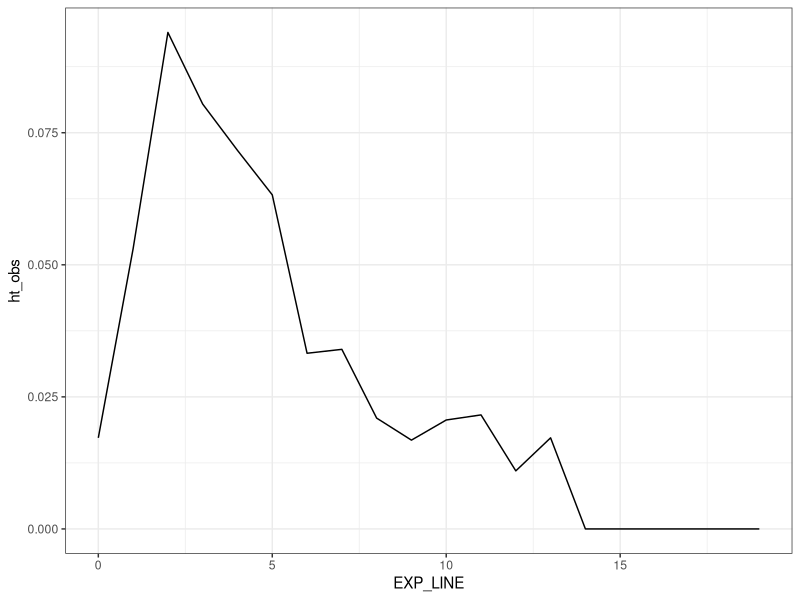
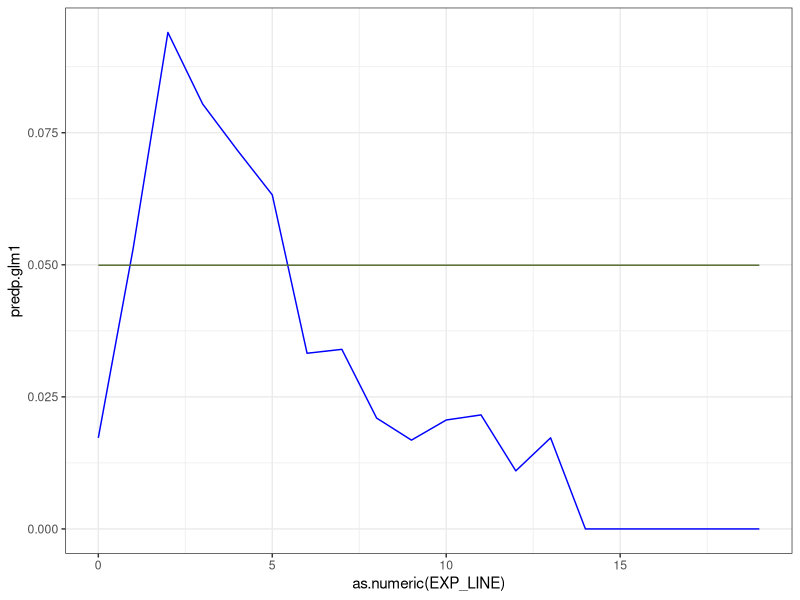
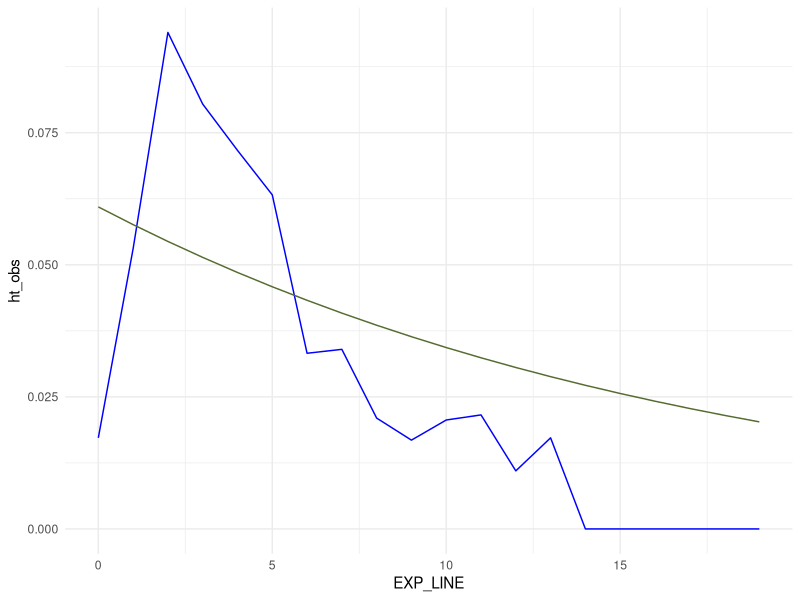
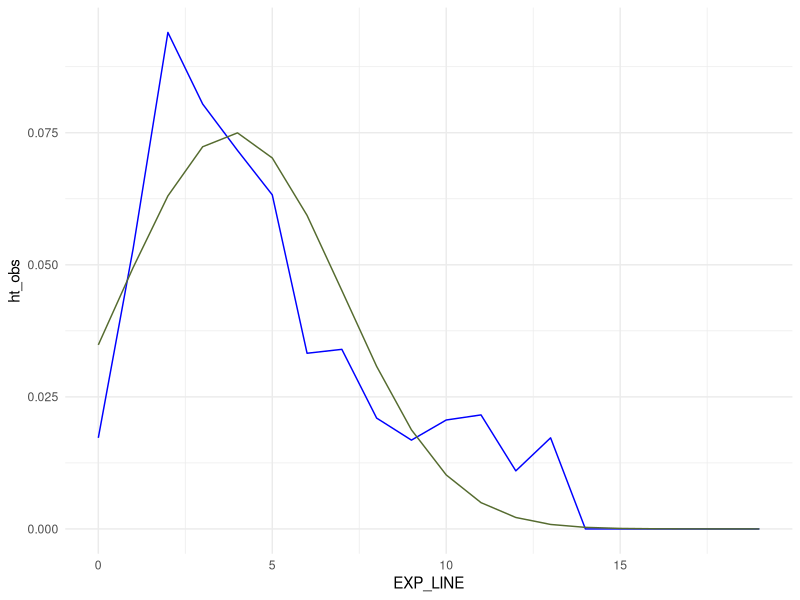
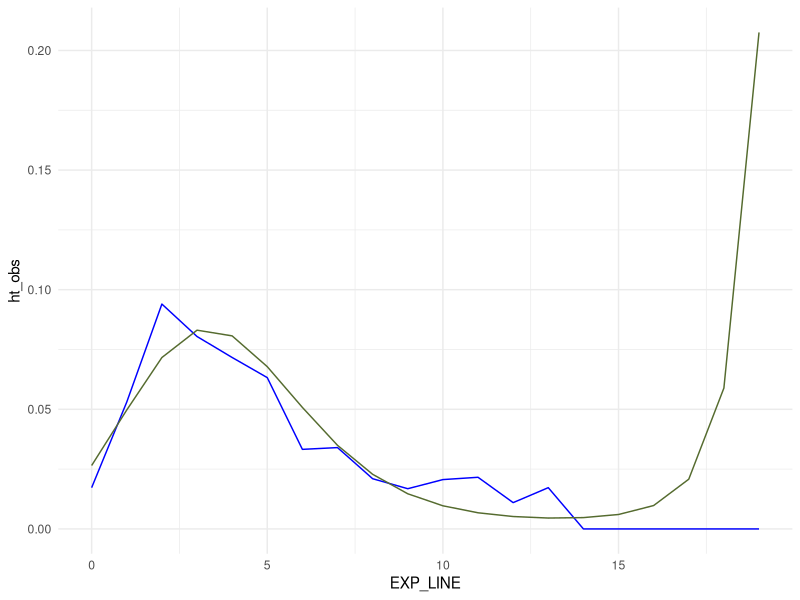
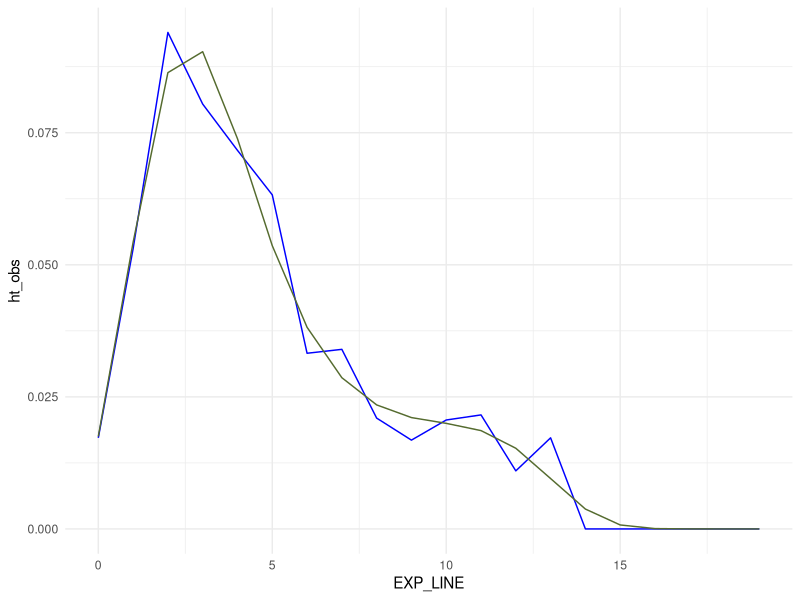
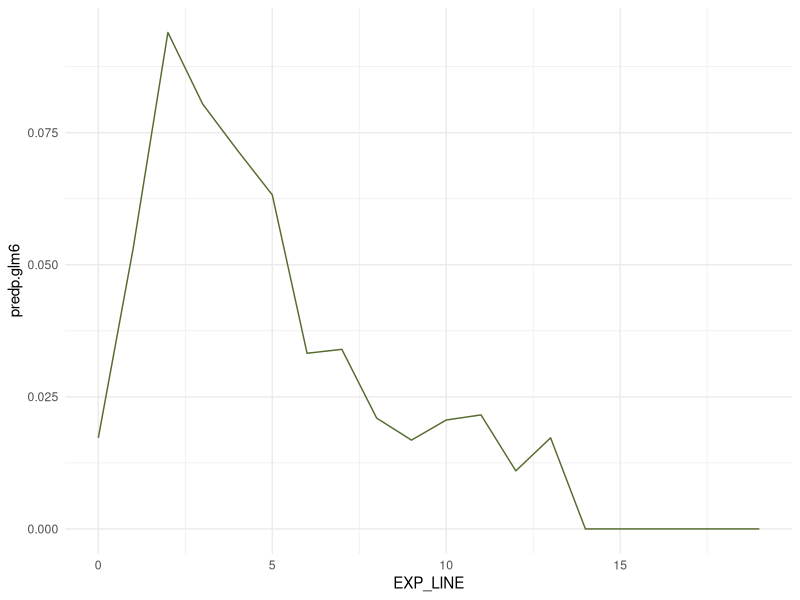
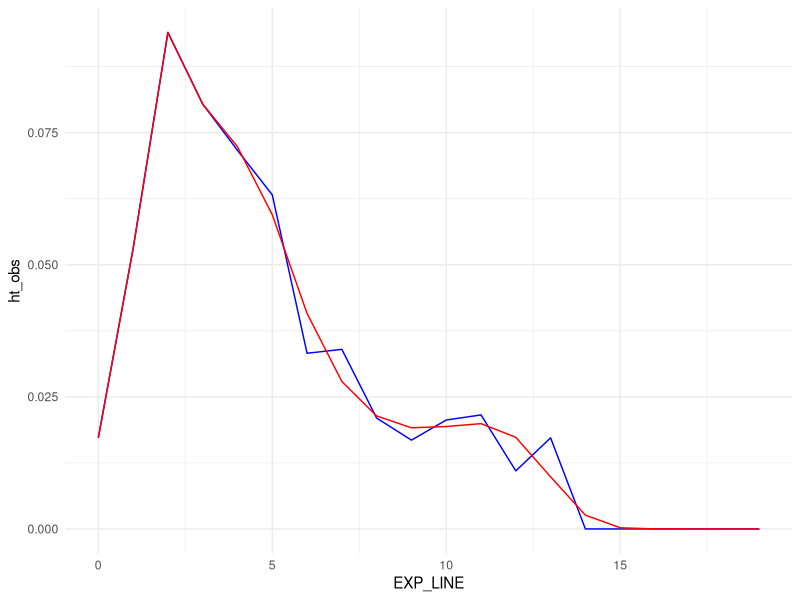

The R source for these figures, in order:
#### libraries ####
library(haven)
library(survival)
library(ggplot2)
library(dplyr)
library(tidyr)
library(gmodels)
library(reshape2)


#### setup ####
setwd('/Users/aoikawahara/Library/CloudStorage/OneDrive-KULeuven/Leuven/04_Event History Analysis/Assignment/Workplace')
getwd()

data <- read_sav("FFS_ThirdBirthPPF_Assignment.sav")
CrossTable(data$EXP_LINE,data$BIRTH3)


#### 1a ####
# Excel file


#### 1b ####
data <- data %>%
  group_by(EXP_LINE) %>%
  mutate(ht_obs = mean(BIRTH3, na.rm = TRUE)) %>%
  ungroup()
ggplot(data, aes(EXP_LINE,ht_obs)) + geom_line() +  theme_bw()

data$oddsht_obs <- data$ht_obs/(1-data$ht_obs)
data$logitht_obs <- log(data$ht_obs/(1-data$ht_obs))


#### 1c #####
# Excel file


#### 2a ####
# constant specification
glm1 = glm(BIRTH3 ~ 1, data=data, family=binomial(link = "logit"))
summary(glm1)

data$predl.glm1 = predict.glm(glm1)
data$predo.glm1 = exp(data$predl.glm1)
data$predp.glm1 = data$predo.glm1/(1+data$predo.glm1)

data.glm <- data %>%
  group_by(EXP_LINE) %>%
  summarize(predp.glm1 = first(predp.glm1))

ggplot(data, aes(as.numeric(EXP_LINE), predp.glm1)) +
  geom_line(aes(y = ht_obs, group = 1), color = "blue") +
  geom_line(aes(y = predp.glm1, group = 1), color = "darkolivegreen") +
  theme_bw()


# linear specification
glm2 = glm(BIRTH3 ~ 1 + EXP_LINE, data=data, family=binomial(link = "logit"))
summary(glm2)

data$predl.glm2 = predict.glm(glm2)
data$predo.glm2 = exp(data$predl.glm2)
data$predp.glm2 = data$predo.glm2/(1+data$predo.glm2)

data.glm <- data %>%
  group_by(EXP_LINE) %>%
  summarize(predp.glm2 = first(predp.glm2))


ggplot(data, aes(x = EXP_LINE)) +
  geom_line(aes(y = ht_obs, group = 1), color = "blue") +
  geom_line(aes(y = predp.glm2, group = 1), color = "darkolivegreen") +
  theme_minimal()


# quadratic specification
glm3 = glm(BIRTH3 ~ 1 + EXP_LINE + EXP_QUAD, data=data, family=binomial(link = "logit"))
summary(glm3)

data$predl.glm3 = predict.glm(glm3)
data$predo.glm3 = exp(data$predl.glm3)
data$predp.glm3 = data$predo.glm3/(1+data$predo.glm3)

data.glm <- data %>%
  group_by(EXP_LINE) %>%
  summarize(predp.glm3 = first(predp.glm3))

ggplot(data, aes(x = EXP_LINE)) +
  geom_line(aes(y = ht_obs, group = 1), color = "blue") +
  geom_line(aes(y = predp.glm3, group = 1), color = "darkolivegreen") +
  theme_minimal()


# cubic specification
data$EXP_CUBE <- as.numeric(data$EXP_LINE)^3

glm4 = glm(BIRTH3 ~ 1 + EXP_LINE + EXP_QUAD + EXP_CUBE, data=data, family=binomial(link = "logit"))
summary(glm4)

data$predl.glm4 = predict.glm(glm4)
data$predo.glm4 = exp(data$predl.glm4)
data$predp.glm4 = data$predo.glm4/(1+data$predo.glm4)

data.glm <- data %>%
  group_by(EXP_LINE) %>%
  summarize(predp.glm4 = first(predp.glm4))

ggplot(data, aes(x = EXP_LINE)) +
  geom_line(aes(y = ht_obs, group = 1), color = "blue") +
  geom_line(aes(y = predp.glm4, group = 1), color = "darkolivegreen") +
  theme_minimal()


# 4th-order polynomial
data$EXP_4TH <- as.numeric(data$EXP_LINE)^4

glm5 = glm(BIRTH3 ~ 1 + EXP_LINE + EXP_QUAD + EXP_CUBE + EXP_4TH, data=data, family=binomial(link = "logit"))
summary(glm5)

data$predl.glm5 = predict.glm(glm5)
data$predo.glm5 = exp(data$predl.glm5)
data$predp.glm5 = data$predo.glm5/(1+data$predo.glm5)

data.glm <- data %>%
  group_by(EXP_LINE) %>%
  summarize(predp.glm5 = first(predp.glm5))

ggplot(data, aes(x = EXP_LINE)) +
  geom_line(aes(y = ht_obs, group = 1), color = "blue") +
  geom_line(aes(y = predp.glm5, group = 1), color = "darkolivegreen") +
  theme_minimal()


# general specification
glm6 = glm(BIRTH3 ~ as.factor(EXP_LINE), data=data, family=binomial(link = "logit"))
summary(glm6)

data$predl.glm6 = predict.glm(glm6)
data$predo.glm6 = exp(data$predl.glm6)
data$predp.glm6 = data$predo.glm6/(1+data$predo.glm6)

data.glm <- data %>%
  group_by(EXP_LINE) %>%
  summarize(predp.glm6 = first(predp.glm6))

ggplot(data, aes(x = EXP_LINE)) +
  geom_line(aes(y = predp.glm6, group = 1), color = "darkolivegreen") +
  theme_minimal()


# step function
crosstab = table(data$EXP_LINE,data$EXP_CAT4)
print(crosstab)

glm7 = glm(BIRTH3 ~ 1 + as.factor(EXP_CAT4) + EXP_LINE + EXP_QUAD + EXP_CUBE + EXP_4TH, data=data, family=binomial(link = "logit"))
summary(glm7)

data$predl.glm7 = predict.glm(glm7)
data$predo.glm7 = exp(data$predl.glm7) 
data$predp.glm7 = data$predo.glm7/(1+data$predo.glm7)

data.glm <- data %>%
  group_by(EXP_LINE) %>%
  summarize(predp.glm7 = first(predp.glm7))

ggplot(data, aes(x = EXP_LINE)) +
  geom_line(aes(y = ht_obs, group = 1), color = "blue") +  # Connected line for ht_obs
  geom_line(aes(y = predp.glm7, group = 1), color = "red") +   # Connected line for ht_cte
  theme_minimal()


# plot all the estimated models
ggplot(data, aes(as.numeric(EXP_LINE), predp.glm1)) + geom_line() + theme_bw() + 
  geom_line(aes(y = predp.glm2), color = "blue") + 
  geom_line(aes(y = predp.glm3), color = "red") + 
  geom_line(aes(y = predp.glm4), color = "darkolivegreen") +
  geom_line(aes(y = predp.glm5), color = "orange") + 
  geom_line(aes(y = predp.glm6), color = "black")


#### 2b ####
# constant
test_glm1glm6 <- anova(glm1,glm6, test = "LRT")
print(test_glm1glm6)

# linear
test_glm1glm2 <- anova(glm1,glm2, test = "LRT")
print(test_glm1glm2)

test_glm2glm6 <- anova(glm2,glm6, test = "LRT")
print(test_glm2glm6)

# quadratic
test_glm2glm3 <- anova(glm2,glm3, test = "LRT")
print(test_glm2glm3)

test_glm3glm6 <- anova(glm3,glm6, test = "LRT")
print(test_glm3glm6)

# cubic
test_glm3glm4 <- anova(glm3,glm4, test = "LRT")
print(test_glm3glm4)

test_glm4glm6 <- anova(glm4,glm6, test = "LRT")
print(test_glm4glm6)

# 4th order
test_glm4glm5 <- anova(glm4,glm5, test = "LRT")
print(test_glm4glm5)

test_glm5glm6 <- anova(glm5,glm6, test = "LRT")
print(test_glm5glm6)

# step function

test_glm6glm7 <- anova(glm6, glm7, test = "LRT")
print(test_glm6glm7)

test_glm5glm7 <- anova(glm5, glm7, test = "LRT")
print(test_glm5glm7)

#### 2c ####
table(data$AGEKID2, useNA="always")

# Calculate mean of BIRTH3 by exposure
data <- data %>%
  group_by(AGEKID2) %>%
  mutate(ht_agekid2 = mean(BIRTH3, na.rm = TRUE)) %>%
  ungroup()

ggplot(data, aes(AGEKID2,ht_agekid2)) +
  geom_line() +
  theme_bw()

data$a2 = data$AGEKID2^2
data$a3 = data$AGEKID2^3
data$a4 = data$AGEKID2^4


# 4th-order polynomial model
# age as linear
glm5age1 = glm(BIRTH3 ~ 1 + EXP_LINE + EXP_QUAD + EXP_CUBE + EXP_4TH + AGEKID2, data=data, family=binomial(link = "logit"))
summary(glm5age1)

data$predl.glm5age1 = predict.glm(glm5age1)
data$predo.glm5age1 = exp(data$predl.glm5age1)
data$predp.glm5age1 = data$predo.glm5age1/(1+data$predo.glm5age1)

test_glm5glm5age1 <- anova(glm5,glm5age1, test = "LRT")
print(test_glm5glm5age1)

ggplot(data, aes(as.numeric(EXP_LINE), predp.glm5age1, color=as.factor(AGEKID2))) +
  geom_line() +
  theme_bw()

# age as quadratic
glm5age2 = glm(BIRTH3 ~ 1 + EXP_LINE + EXP_QUAD + EXP_CUBE + EXP_4TH + AGEKID2 + a2, data=data, family=binomial(link = "logit"))
summary(glm5age2)

data$predl.glm5age2 = predict.glm(glm5age2)
data$predo.glm5age2 = exp(data$predl.glm5age2)
data$predp.glm5age2 = data$predo.glm5age2/(1+data$predo.glm5age2)

test_glm5age1glm5age2 <- anova(glm5age1,glm5age2, test = "LRT")
print(test_glm5age1glm5age2)

ggplot(data, aes(as.numeric(EXP_LINE), predp.glm5age2, color=as.factor(AGEKID2))) +
  geom_line() +
  theme_bw()


# age as cubic
glm5age3 = glm(BIRTH3 ~ 1 + EXP_LINE + EXP_QUAD + EXP_CUBE + EXP_4TH + AGEKID2 + a2 + a3, data=data, family=binomial(link = "logit"))
summary(glm5age3)

data$predl.glm5age3 = predict.glm(glm5age3)
data$predo.glm5age3 = exp(data$predl.glm5age3)
data$predp.glm5age3 = data$predo.glm5age3/(1+data$predo.glm5age3)

test_glm5age1glm5age3 <- anova(glm5age1,glm5age3, test = "LRT")
print(test_glm5age1glm5age3)

# age as 4th-order
glm5age4 = glm(BIRTH3 ~ 1 + EXP_LINE + EXP_QUAD + EXP_CUBE + EXP_4TH + AGEKID2 + a2 + a3 + a4, data=data, family=binomial(link = "logit"))
summary(glm5age4)

data$predl.glm5age4 = predict.glm(glm5age4)
data$predo.glm5age4 = exp(data$predl.glm5age4)
data$predp.glm5age4 = data$predo.glm5age4/(1+data$predo.glm5age4)

test_glm5age1glm5age4 <- anova(glm5age1,glm5age4, test = "LRT")
print(test_glm5age1glm5age4)

# age as categorical (= general specification)
glm5age5 = glm(BIRTH3 ~ 1 + EXP_LINE + EXP_QUAD + EXP_CUBE + EXP_4TH + as.factor(AGEKID2), data=data, family=binomial(link = "logit"))
summary(glm5age5)

data$predl.glm5age5 = predict.glm(glm5age5)
data$predo.glm5age5 = exp(data$predl.glm5age5)
data$predp.glm5age5 = data$predo.glm5age5/(1+data$predo.glm5age5)

test_glm5age1glm5age5 <- anova(glm5age1,glm5age5, test = "LRT")
print(test_glm5age1glm5age5)

ggplot(data, aes(as.numeric(EXP_LINE), predp.glm5age5, color=as.factor(AGEKID2))) +
  geom_line() +
  ylim(0,0.40) +
  theme_bw()


test_glm5age1glm5age5 <- anova(glm5age1, glm5age5, test = "LRT")
print(test_glm5age1glm5age5)

## Suggest the linear model for the effect of age

#### 2d ####
data$ASTATUS4 <- factor(data$ASTATUS4,levels=c(1,2,3,4,5), 
                            labels=c("Education","Full-time employed","Part-time employed","Unemployed","Other"))

data.substatus <- subset(data, as.numeric(ASTATUS4) != "NA")
table(data.substatus$ASTATUS4, useNA="always")

glm5sta = glm(BIRTH3 ~ 1 + EXP_LINE + EXP_QUAD + EXP_CUBE + EXP_4TH + ASTATUS4 , data=data.substatus, family=binomial(link = "logit"))
summary(glm5sta)

data.substatus$predl.glm5sta = predict.glm(glm5sta)
data.substatus$predo.glm5sta = exp(data.substatus$predl.glm5sta)
data.substatus$predp.glm5sta = data.substatus$predo.glm5sta/(1+data.substatus$predo.glm5sta)

ggplot(data.substatus, aes(as.numeric(EXP_LINE), predp.glm5sta, linetype=as.factor(ASTATUS4))) +
  geom_line() +
  theme_bw()


# Since LRT assumes the people in the models are the same,
# the number of cases must be the same across the models.


# 4th-order polynomial specification with subset data
glm5sub = glm(BIRTH3 ~ 1 + EXP_LINE + EXP_QUAD + EXP_CUBE + EXP_4TH, data=data.substatus, family=binomial(link = "logit"))
summary(glm5sub)

test_glm5subglm5sta <- anova(glm5sub,glm5sta, test = "LRT")
print(test_glm5subglm5sta)


#### 2e ####
# model with both age and status
glm5netfull = glm(BIRTH3 ~ 1 + EXP_LINE + EXP_QUAD + EXP_CUBE + EXP_4TH +
                 AGEKID2 + ASTATUS4,
                 data=data.substatus, family=binomial(link = "logit"))
summary(glm5netfull)

# 4th-order polynomial specification with subset data only with age
glm5netage = glm(BIRTH3 ~ 1 + EXP_LINE + EXP_QUAD + EXP_CUBE + EXP_4TH + AGEKID2,
                 data=data.substatus, family=binomial(link = "logit"))
summary(glm5netage)


# likelihood ratio test
test_glm5netfullglm5netage <- anova(glm5netage,glm5netfull, test = "LRT")
print(test_glm5netfullglm5netage)

test_glm5netfullglm5sta <- anova(glm5sta,glm5netfull, test = "LRT")
print(test_glm5netfullglm5sta)


#### 2f ####
glm5netfull$devres <- residuals(glm5netfull, "deviance")

plot(glm5netfull$devres,
     xlab = "Person-Period",
     ylab = "Deviance Residuals")

glm5netfull$ssdevres <- tapply(glm5netfull$devres^2, data.substatus$NR, sum)

plot(glm5netfull$ssdevres,
     xlab = "Identification Number",
     ylab = "Sum of Squared Residuals")
text(x = which(glm5netfull$ssdevres >= 8),
     y = glm5netfull$ssdevres[glm5netfull$ssdevres >= 8],
     labels = names(glm5netfull$ssdevres)[glm5netfull$ssdevres >= 8],
     pos = 3,
     cex = 0.8,
     col = "red")
glm5netfull$ssdevres

#### 2g ####
glm5netfull_cloglog = glm(BIRTH3 ~ 1 + EXP_LINE + EXP_QUAD + EXP_CUBE + EXP_4TH +
                            AGEKID2 + ASTATUS4,
                          data=data.substatus, family=binomial(link = "cloglog"))
summary(glm5netfull_cloglog)
